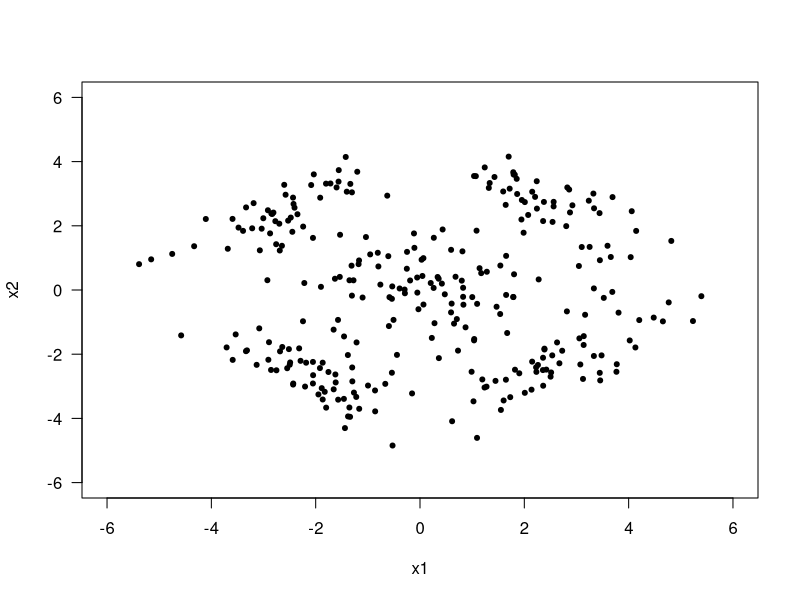
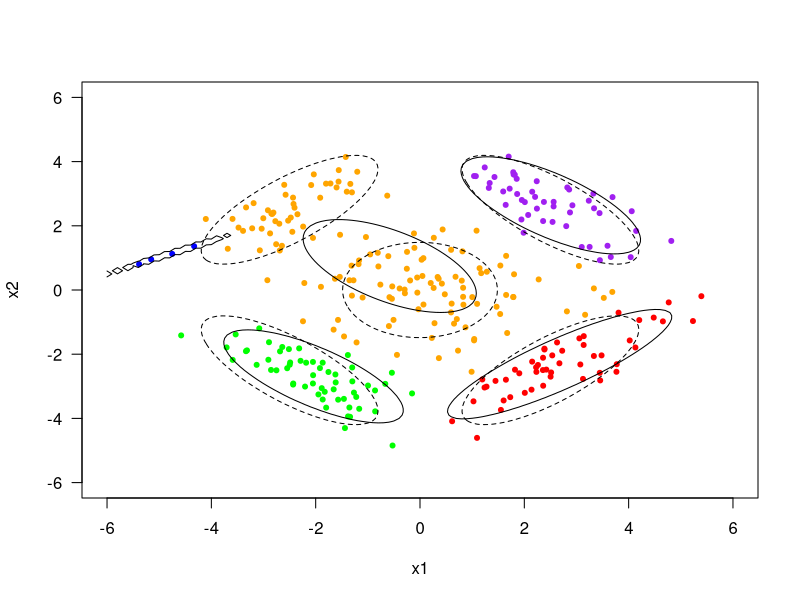

Source code (R) for these figures, in order:
library(MASS)
library(mvtnorm)

#Setting seed to 521 for the same data with data in homework description
set.seed(521)

#Setting density means
density_means <- matrix(c(+2.5, +2.5,
                          -2.5, +2.5,
                          -2.5, -2.5,
                          +2.5, -2.5,
                          +0.0, +0.0), 2, 5)

#Setting density covariances
density_covariances <- array(c(+0.8, -0.6, -0.6, +0.8,
                               +0.8, +0.6, +0.6, +0.8,
                               +0.8, -0.6, -0.6, +0.8,
                               +0.8, +0.6, +0.6, +0.8,
                               +1.6, +0.0, +0.0, +1.6), c(2, 2, 5))

#Setting density sample sizes
density_sizes <- c(50, 50, 50, 50, 100)

#Sample size and data dimensions
N <- sum(density_sizes)
D <- dim(density_means)[1]

#Data generation with 5 Gaussian densities
points1 <- mvrnorm(n = density_sizes[1], 
                   mu = density_means[, 1], 
                   Sigma = density_covariances[, , 1])
points2 <- mvrnorm(n = density_sizes[2], 
                   mu = density_means[, 2], 
                   Sigma = density_covariances[, , 2])
points3 <- mvrnorm(n = density_sizes[3], 
                   mu = density_means[, 3], 
                   Sigma = density_covariances[, , 3])
points4 <- mvrnorm(n = density_sizes[4], 
                   mu = density_means[, 4], 
                   Sigma = density_covariances[, , 4])
points5 <- mvrnorm(n = density_sizes[5], 
                   mu = density_means[, 5], 
                   Sigma = density_covariances[, , 5])
data <- rbind(points1, points2, points3, points4, points5)
colnames(data) <- c("x1", "x2")

#Plotting data
plot(points1[, 1], points1[, 2], type = "p", pch = 20, col = "black", las = 1,
     xlim = c(-6, 6), ylim = c(-6, 6), xlab = "x1", ylab = "x2")
points(points2[, 1], points2[, 2], type = "p", pch = 20, col = "black")
points(points3[, 1], points3[, 2], type = "p", pch = 20, col = "black")
points(points4[, 1], points4[, 2], type = "p", pch = 20, col = "black")
points(points5[, 1], points5[, 2], type = "p", pch = 20, col = "black")

#Setting k = 5
k <- 5

#Initialize centroid values randomly
centroids <- t(data[sample.int(n = N, size = k), ])

#k-means algorithm for 2 iterations
k_means_max_iteration <- 2
for(i in 1 : k_means_max_iteration){
  #E step
  b_k <- c()
  for(c in 1 : k){
    centroid <- centroids[, c]
    b_k <- cbind(b_k, 
                 matrix(data = apply(X = data, 
                                     MARGIN = 1, 
                                     FUN = function(x){
                                       sqrt(sum((x - centroid)**2))
                                       }), 
                        ncol = 1))
  }
  b_k <- matrix(data = apply(b_k, MARGIN = 1, FUN = function(x){which.min(x)}),
                ncol = 1)
  data_b_k <- cbind(data, b_k)
  
  #M step
  new_centroids <- aggregate(data_b_k, by = list(data_b_k[, 3]), FUN = mean)
  for(c in new_centroids[, 4]){
    centroids[, c] <- c(new_centroids[new_centroids[, 4] == c, 2], 
                        new_centroids[new_centroids[, 4] == c, 3])
  }
}

#Mean vector initialization for EM algorithm
mean_vectors <- centroids

#Estimating prior probabilities for EM algorithm
prior_probs <- c()
for(c in 1 : k){
  prior_probs <- c(prior_probs, length(data_b_k[data_b_k[, 3] == c, 1]) / N)
}

#Estimating covariance matrices for EM algorithm
covar_mat <- c()
for(c in 1 : k){
  covar_mat <- c(covar_mat, 
                 (apply(X = data_b_k[data_b_k[, 3] == c, 1:2], 
                        MARGIN = 1, 
                        FUN = function(x){x- mean_vectors[, c]}) %*% 
                    t(apply(X = data_b_k[data_b_k[, 3] == c, 1:2], 
                            MARGIN = 1, 
                            FUN = function(x){x- mean_vectors[, c]}))) / 
                   length(data_b_k[data_b_k[, 3] == c, 1]))
}
covar_mat <- array(covar_mat, c(D, D, k))

#EM algorithm for 100 iterations
EM_max_iteration <- 100
for(i in 1 : EM_max_iteration){
  #E step
  h_k <- c()
  for(c in 1 : k){
    h_k <- cbind(h_k, 
                 mvtnorm::dmvnorm(x = data, 
                                  mean = mean_vectors[, c], 
                                  sigma = covar_mat[, , c]) * prior_probs[c])
  }
  h_k <- h_k / matrix(data = rep(rowSums(x = h_k), k), ncol = k)
  
  #M step
  prior_probs <- c()
  covar_mat <- c()
  for(c in 1 : k){
    mean_vectors[, c] <- colSums(data * 
                                   matrix(data = rep(h_k[, c], D), ncol = D)) / 
      sum(h_k[, c])
    prior_probs <- c(prior_probs, sum(h_k[, c]) / N)
    covar_mat <- c(covar_mat, 
                   ((t(matrix(data = rep(x = h_k[, c], D), ncol = D)) * 
                       apply(X = data, 
                             MARGIN = 1, 
                             FUN = function(x){(x- mean_vectors[, c])})) %*% 
                      t(t(matrix(data = rep(x = h_k[, c], D), ncol = D)) * 
                          apply(X = data, 
                                MARGIN = 1, 
                                FUN = function(x){x- mean_vectors[, c]}))) / 
                     sum(h_k[, c]))
  }
  covar_mat <- array(covar_mat, c(D, D, k))
  
  #EM algorithm results
  labels <- matrix(data = apply(h_k, MARGIN = 1, FUN = function(x){which.max(x)}),
                   ncol = 1)
  data_h_k <- cbind(data, labels)
}

#Printing mean vectors
print(t(mean_vectors))

#Plotting results
plot(data_h_k[data_h_k[, 3] == 1, 1], data_h_k[data_h_k[, 3] == 1, 2], 
     type = "p", pch = 20, col = "orange", las = 1, 
     xlim = c(-6, 6), ylim = c(-6, 6), xlab = "x1", ylab = "x2")
points(data_h_k[data_h_k[, 3] == 2, 1], data_h_k[data_h_k[, 3] == 2, 2], 
       type = "p", pch = 20, col = "red")
points(data_h_k[data_h_k[, 3] == 3, 1], data_h_k[data_h_k[, 3] == 3, 2], 
       type = "p", pch = 20, col = "green")
points(data_h_k[data_h_k[, 3] == 4, 1], data_h_k[data_h_k[, 3] == 4, 2], 
       type = "p", pch = 20, col = "blue")
points(data_h_k[data_h_k[, 3] == 5, 1], data_h_k[data_h_k[, 3] == 5, 2], 
       type = "p", pch = 20, col = "purple")

mock_x <- seq(from = -6, to = 6, by = 0.1)
mock_y <- mock_x
for(c in 1 : k){
  real_density <- matrix(data = 0, nrow = length(mock_x), ncol =  length(mock_x))
  em_density <- matrix(data = 0, nrow = length(mock_x), ncol =  length(mock_x))
  for (i in 1 :  length(mock_x)) {
    for (j in 1 :  length(mock_y)) {
      real_density[i, j] <- mvtnorm::dmvnorm(c(mock_x[i], mock_y[j]), 
                                             mean = density_means[, c], 
                                             sigma = density_covariances[, , c])
      em_density[i, j] <- mvtnorm::dmvnorm(c(mock_x[i], mock_y[j]), 
                                           mean = mean_vectors[, c], 
                                           sigma = covar_mat[, , c])
    }
  }
  contour(x = mock_x, y = mock_x, z = real_density, levels = .05, 
          col="black", lty = 'dashed', drawlabels = FALSE, add = TRUE)
  contour(x = mock_x, y = mock_x, z = em_density, levels = .05, 
          col="black", drawlabels = FALSE, add = TRUE)
}

